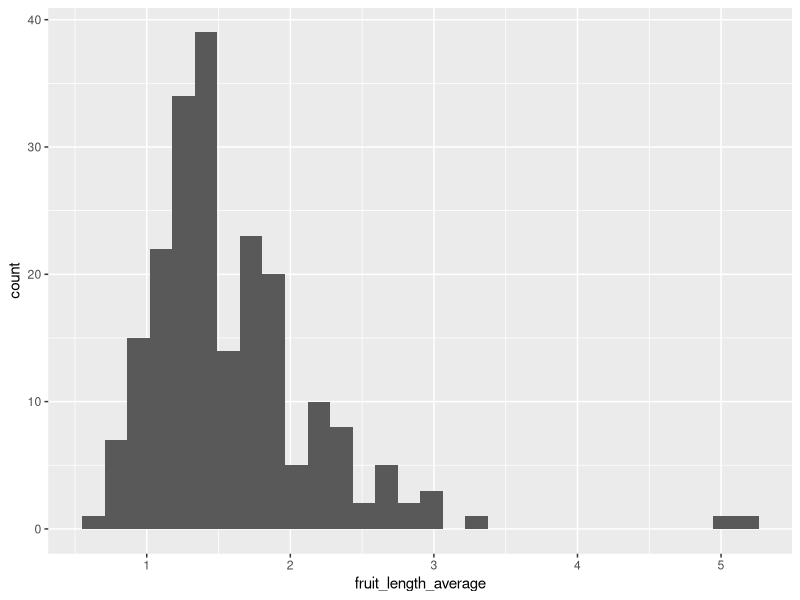
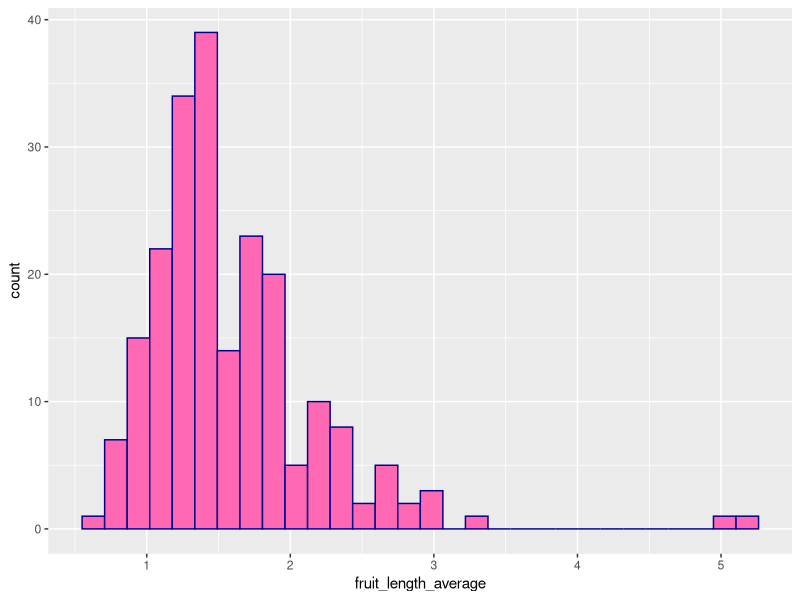
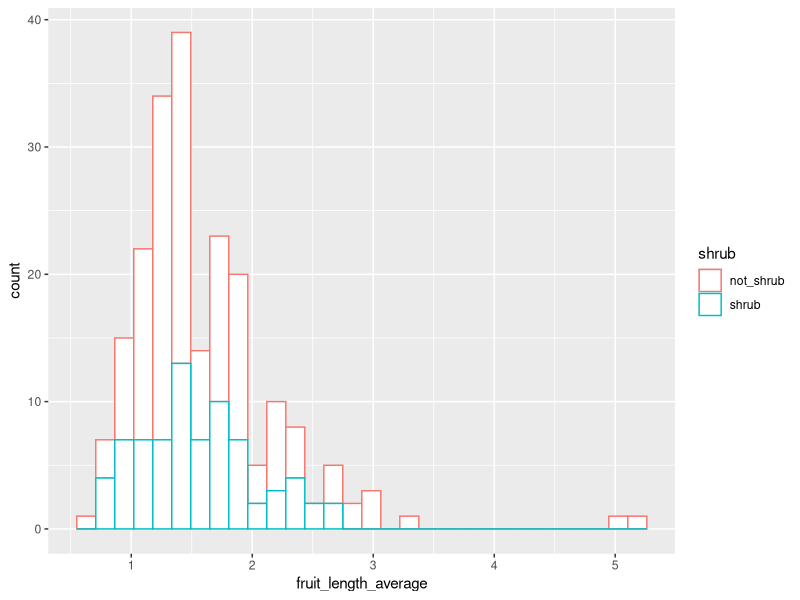
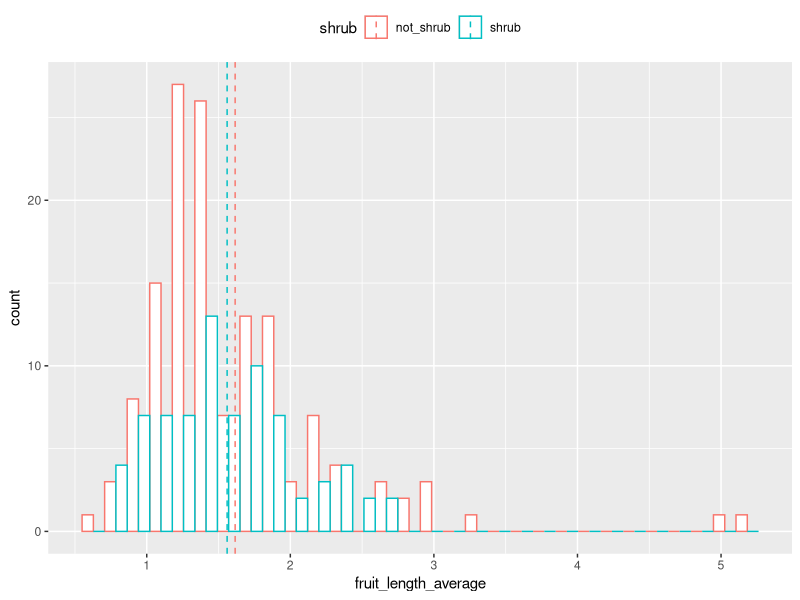
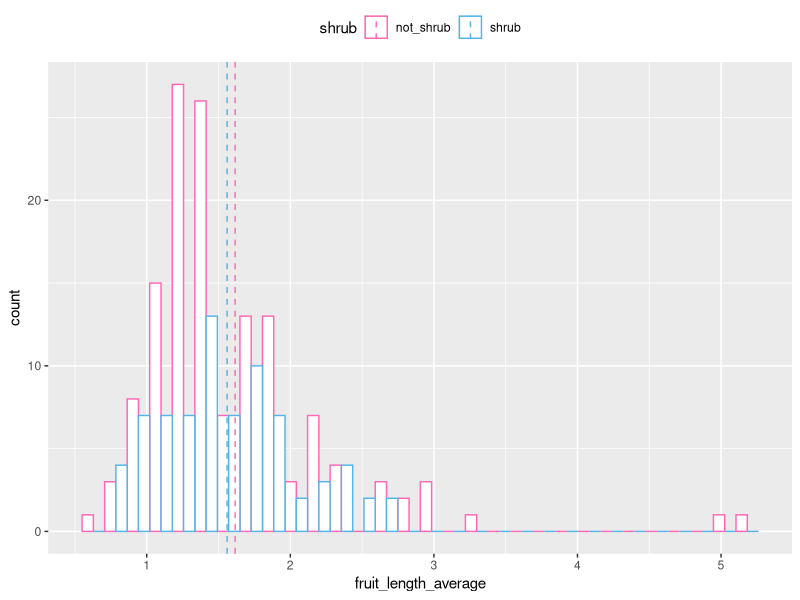
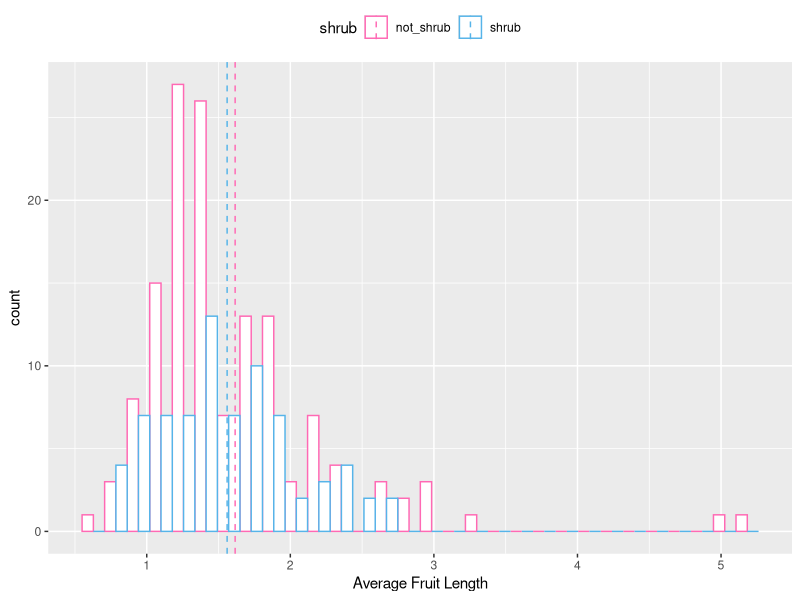
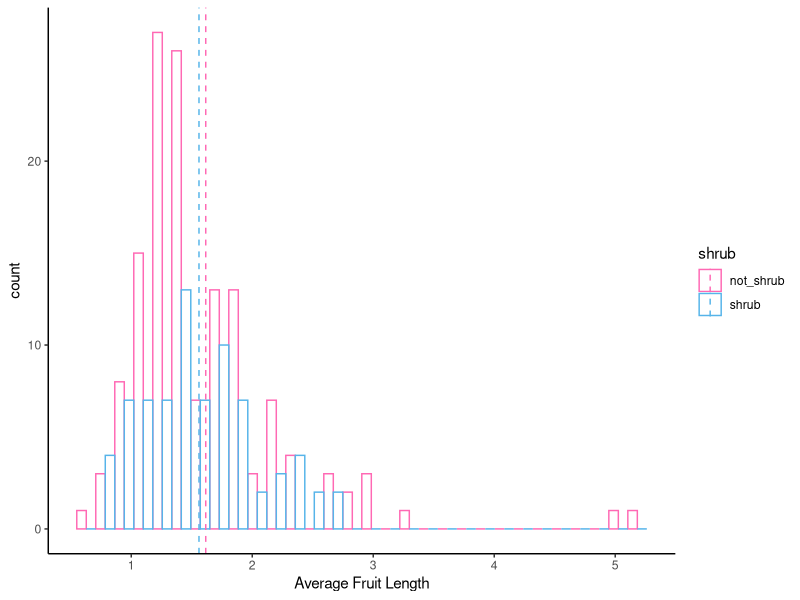
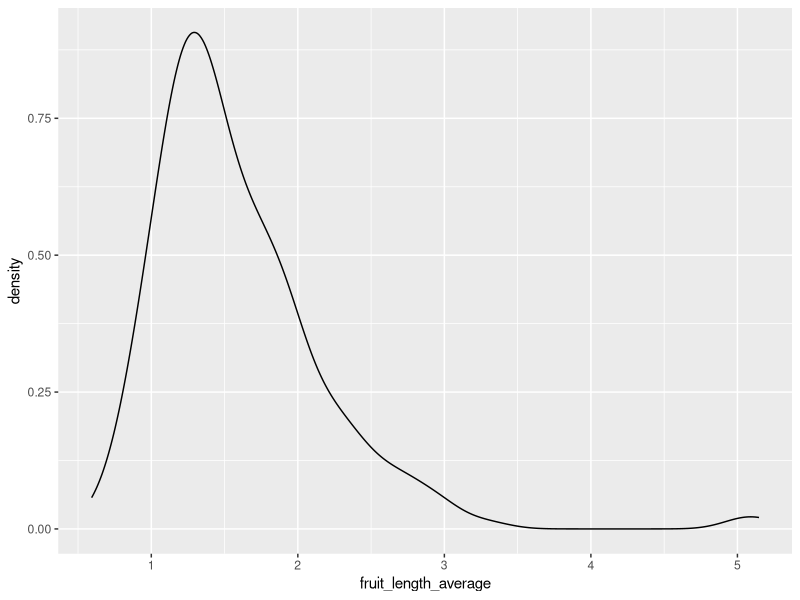

These figures' R source, in order:
## ---- chunk 1
install.packages("tidyr") # this works with large sets of data
install.packages("readxl") # this works with reading excel sheets
install.packages("ggplot2") # this is our superstar today we are making plots
install.packages("dplyr") # this helps us organize datasets quickly and effectively
## ---- chunk 2
library(tidyr)
library(readxl)
library(ggplot2)
library(dplyr) 
## ---- chunk 3
fruits <- read_xlsx('onstein_simple.xlsx')

## Check what is inside the dataset, was it read fine?
head(fruits)
## ---- chunk 4
ggplot(fruits, aes(x=fruit_length_average)) + geom_histogram()
## ---- chunk 5
p_histogram<- ggplot(fruits, aes(x=fruit_length_average))+ geom_histogram(color="darkblue", fill="hotpink")
p_histogram
## ---- chunk 6
p_histogram<-ggplot(fruits, aes(x=fruit_length_average, color=shrub)) + 
  geom_histogram(fill="white")
p_histogram
## ---- chunk 7
## Calculating the mean per group using Dplyr
## we are naming the mean of each group mean_fl (as a short for mean fruit length)
mu<-fruits %>% group_by(shrub) %>% 
  summarize(mean_fl=mean(fruit_length_average, na.rm=TRUE),
            .groups = 'drop')
mu
## ---- chunk 8
dim(mu)
### (there are NAs this will be annoying later on, so we are going to remove)
mu<-mu[2:3,] ## discuss here how R reads tables and matrices as rows and columns!!!!
# another option mu<- mu[-1,]
## ---- chunk 9
p_histogram<-ggplot(fruits, aes(x=fruit_length_average, color=shrub)) +
  geom_histogram(fill="white", position="dodge")+
  geom_vline(data=mu, aes(xintercept=mean_fl, color=shrub),
             linetype="dashed")+
  theme(legend.position="top")
p_histogram
## ---- chunk 10
p_histogram<- p_histogram+scale_color_manual(values=c("hotpink", "#56B4E9")) #EXPLAIN
p_histogram
## ---- chunk 11
p_histogram<- p_histogram+xlab("Average Fruit Length")
p_histogram
p_histogram<-p_histogram+theme_classic()
p_histogram
## ---- chunk 12
p_density<-ggplot(fruits, aes(x=fruit_length_average)) + geom_density()
p_density
## ---- chunk 13
p_density<-ggplot(fruits, aes(x=fruit_length_average))+
  geom_density(color="darkblue", fill="lightblue")
p_density
## ---- chunk 14
p_density<-ggplot(data=subset(fruits,!is.na(fruit_length_average)), aes(x=fruit_length_average)) + geom_density()
p_density
## ---- chunk 15
mean.fruit=mean(fruits$fruit_length_average,na.rm=TRUE)
mean.fruit

p_density<-p_density+ geom_vline(aes(xintercept=mean.fruit),
              color="blue", linetype="dashed", size=1)
p_density
## ---- chunk 16
p_density<-ggplot(fruits, aes(x=fruit_length_average, color=shrub)) +
  geom_density() + geom_vline(data=mu, aes(xintercept=mean_fl, color=shrub),
             linetype="dashed")
p_density

# Fill them in 
p_density<-ggplot(fruits, aes(x=fruit_length_average, fill=shrub)) + geom_density(alpha=0.4)+ geom_vline(data=mu, aes(xintercept=mean_fl, color=shrub),  linetype="dashed")
p_density
## ---- chunk 17
p_density<-p_density+scale_fill_manual(values=c("hotpink", "#56B4E9"))
p_density
## ---- chunk 18
p_density<- p_density+ xlab("Average Fruit Length")+theme_classic()
p_density
## ---- chunk 19
p_histdensity<-ggplot(fruits, aes(x=fruit_length_average)) + 
  geom_histogram(aes(y=..density..), colour="black", fill="white")+
  geom_density(alpha=.2, fill="hotpink") 
p_histdensity
## ---- chunk 20
ggplot(data=fruits, aes(x=fruit_length_average)) + 
  geom_boxplot()
## ---- chunk 21
p_boxplot<-ggplot(data=fruits, aes(y=fruit_length_average)) + 
  geom_boxplot()
p_boxplot
## ---- chunk 22
p_boxplot<-ggplot(fruits, aes(y=fruit_length_average, color=shrub)) +
  geom_boxplot()
p_boxplot
## ---- chunk 23
p_boxplot<-ggplot(fruits, aes(x=shrub,y=fruit_length_average, color=shrub)) +
  geom_boxplot()+scale_color_manual(values=c("hotpink", "#56B4E9"))
p_boxplot
## ---- chunk 24
p2<-ggplot(fruits, aes(x=shrub,y=fruit_length_average, fill=shrub)) +
  geom_boxplot()

p2+scale_fill_manual(values=c("hotpink", "#56B4E9"))
## ---- chunk 25
p_boxplot<-ggplot(data=subset(fruits, !is.na(fruit_length_average)), aes(x=shrub,y=fruit_length_average, color=shrub)) +
  geom_boxplot()+scale_color_manual(values=c("hotpink", "#56B4E9"))
p_boxplot
## ---- chunk 26
p_boxplot<-p_boxplot + geom_point(data=mu,aes(x=shrub,y=mean_fl),shape=23, size=4)
p_boxplot
## ---- chunk 27
p_boxplot<-p_boxplot+xlab("Shrub status")+ylab("Average fruit length")
p_boxplot
## ---- chunk 28
p_boxplot<-p_boxplot + geom_jitter(shape=16, position=position_jitter(0.2))
p_boxplot
## ---- chunk 29
p_boxplot<-p_boxplot+theme_classic()
p_boxplot
## ---- chunk 30
ggplot(fruits, aes(x=fruit_length_average, y=fruit_width_average))+ geom_point()
## ---- chunk 31
p_scatter<-ggplot(fruits, aes(x=fruit_length_average, y=fruit_width_average)) + 
  geom_point()+
  geom_smooth(method=lm)
p_scatter
## ---- chunk 32
p_scatter<-ggplot(fruits, aes(x=fruit_length_average, y=fruit_width_average, color=shrub)) +geom_point() + 
  geom_smooth(method=lm, se=FALSE, fullrange=TRUE)
p_scatter
